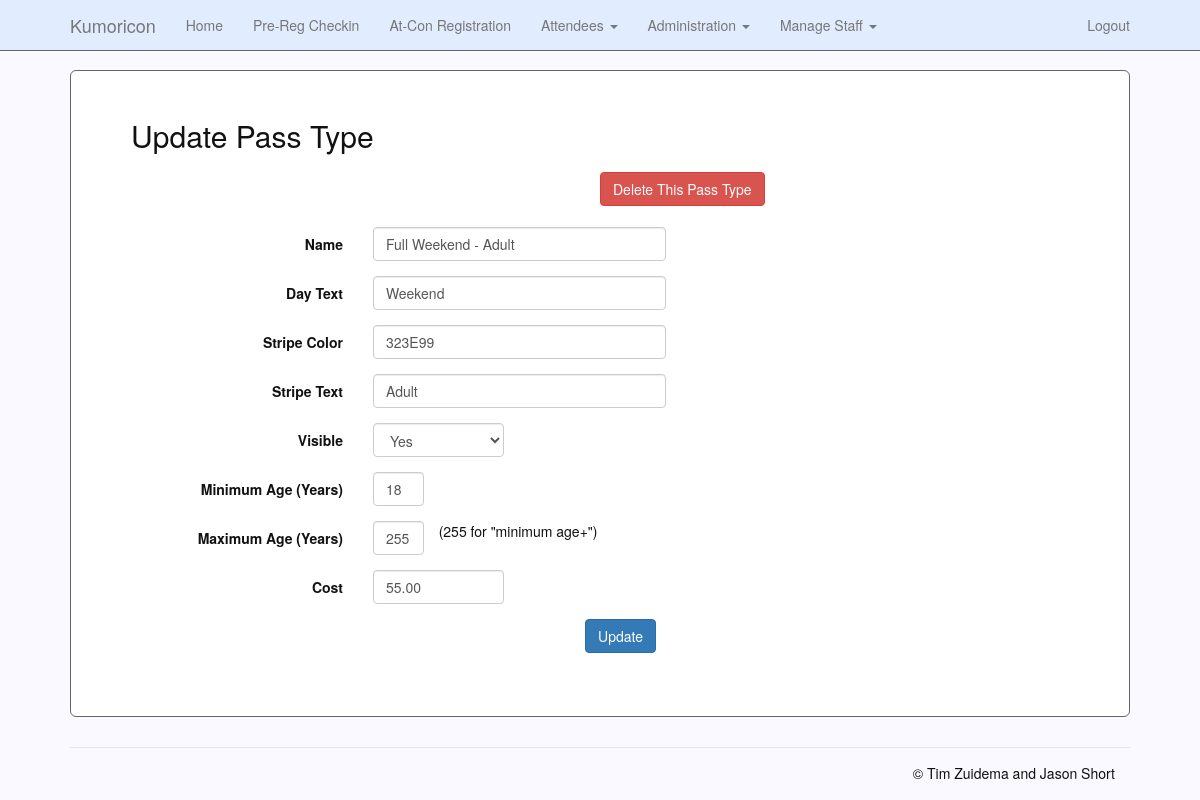
The app's page /site/admin/pass_type_update.php?id=1 (signed in) with its own data.
### tables this page shows
CREATE TABLE pass_types
(
    id                  INT UNSIGNED PRIMARY KEY NOT NULL AUTO_INCREMENT,
    name                VARCHAR(250) NOT NULL,
    day_text            CHAR(10) COMMENT 'Friday, Saturday, VIP, etc',
    stripe_color        CHAR(7) NOT NULL COMMENT 'HTML color code for badge stripe',
    stripe_text         CHAR(10) NOT NULL COMMENT 'Message printed in badge stripe',
    visible             CHAR(1) DEFAULT 'Y' COMMENT 'Y or N',
    min_age             TINYINT UNSIGNED NOT NULL COMMENT 'Minimum age in years',
    max_age             TINYINT UNSIGNED NOT NULL COMMENT 'Max age in years',
    cost                DECIMAL(7,2) NOT NULL
);

### site/includes/functions.php (called while the page is built, shortened)
<?php
$conn = getDBConnection();
function getDBConnection() {
	$db_hostname = "localhost";
	$db_name = "registration";
	$db_user = "kumo_rw";
	$db_password = "CHANGEME";
	try {
		$conn = new PDO('mysql:host=' . $db_hostname . ';dbname=' . $db_name, $db_user, $db_password);
		$conn->setAttribute(PDO::ATTR_ERRMODE, PDO::ERRMODE_EXCEPTION);
	} catch(PDOException $e) {
		echo 'ERROR: ' . $e->getMessage();
		die();
	}
	return $conn;
}
function getPassType($id) {
	global $conn;
	$stmt = $conn->prepare("SELECT * FROM pass_types WHERE id = :id LIMIT 1");
	$stmt->execute(array('id'=>$id));
	$stmt->setFetchMode(PDO::FETCH_CLASS, "PassType");
	return $stmt->fetch();
}

### site/admin/pass_type_update.php (the view, shortened to what this page needs)
<?php
require_once('../includes/functions.php');
if (isset($_GET['id'])) {
    $passType = getPassType($_GET['id']);
} elseif (isset($_POST["action"]) && $_POST["action"] == "delete") {
    passTypeDelete($_POST['id']);
    logMessage($_SESSION['username'], 150, "Deleted pass type " . $_POST['name']);
    redirect("/admin/pass_type_list.php");
} else {
    $passType = new PassType();
}
?>
<!DOCTYPE html>
<html lang="en">
<head>
    <link href="../assets/dist/css/bootstrap.min.css" rel="stylesheet">
    <link href="../assets/css/navbar-fixed-top.css" rel="stylesheet">
</head>
<body>
<?php require '../includes/template/navigationBar.php'; ?>
<div class="container">
    <div class="jumbotron">
        <h2>Update Pass Type</h2>
        <div class="col-sm-6 text-right">
        </div>
        <?php if ($passType->id != '') { ?>
        <form action="/admin/pass_type_update.php" method="post" class="form-horizontal">
            <input type="submit" class="btn btn-danger" value="Delete This Pass Type" />
        </form><br>
        <?php } ?>
        <div class="col-sm-10"> </div>
        <form action="/admin/pass_type_update.php" method="post" class="form-horizontal">
            <div class="form-group">
                <label for="Name" class="col-sm-3 control-label">Name</label>
                <div class="col-sm-4">
                    <input type="text" class="form-control" name="name" id="name"
                           placeholder="Name" maxlength="250" required="required"
                           value="<?php echo $passType->name; ?>">
                </div>
            </div>
            <div class="form-group">
                <label for="day_text" class="col-sm-3 control-label">Day Text</label>
                <div class="col-sm-4">
                    <input type="text" class="form-control" name="day_text" id="day_text"
                           placeholder="Weekend/Friday/Saturday/etc" maxlength="10" required="required"
                           value="<?php echo $passType->day_text; ?>">
                </div>
            </div>
            <div class="form-group">
                <label for="stripe_color" class="col-sm-3 control-label">Stripe Color</label>
                <div class="col-sm-4">
                    <input type="text" class="form-control" name="stripe_color" id="stripe_color"
                           placeholder="323E99" maxlength="6" required="required"
                           value="<?php echo $passType->stripe_color; ?>">
                </div>
            </div>
            <div class="form-group">
                <label for="stripe_text" class="col-sm-3 control-label">Stripe Text</label>
                <div class="col-sm-4">
                    <input type="text" class="form-control" name="stripe_text" id="stripe_text"
                           placeholder="Adult/Youth/Child" maxlength="10" required="required"
                           value="<?php echo $passType->stripe_text; ?>">
                </div>
            </div>
            <div class="form-group">
                <label for="visible" class="col-sm-3 control-label">Visible</label>
                <div class="col-sm-2">
                    <select name="visible" class="form-control">
                        <option value="Y" <?php if ($passType->visible == "Y") { echo " SELECTED"; } ?>>Yes</option>
                    </select>
                </div>
            </div>
            <div class="form-group">
                <label for="min_age" class="col-sm-3 control-label">Minimum Age (Years)</label>
                <div class="col-sm-1">
                    <input type="text" class="form-control" name="min_age" id="min_age"
                           placeholder="minimum age" maxlength="3" required="required"
                           value="<?php echo $passType->min_age; ?>">
                </div>
            </div>
            <div class="form-group">
                <label for="max_age" class="col-sm-3 control-label">Maximum Age (Years)</label>
                <div class="col-sm-1">
                    <input type="text" class="form-control" name="max_age" id="max_age"
                           placeholder="maximum age" maxlength="3" required="required"
                           value="<?php echo $passType->max_age; ?>">
                </div>
                (255 for "minimum age+")
            </div>
            <div class="form-group">
                <label for="cost" class="col-sm-3 control-label">Cost</label>
                <div class="col-sm-2">
                    <input type="text" class="form-control" name="cost" id="cost"
                           placeholder="0.00" maxlength="8" required="required"
                           min="0" max="99999"
                           value="<?php echo $passType->cost; ?>">
                </div>
            </div>
            <div class="form-group">
                <div class="col-sm-offset-2 col-sm-4">
                    <button name="create" type="submit" class="btn btn-primary col-sm-offset-12" value="Update">Update</button>
                </div>
            </div>
        </form>
    </div>
    <?php require '../includes/template/footer.php' ?>
</div>
</body>
</html>

### site/assets/css/navbar-fixed-top.css (style rules this page uses)
body { padding-top: 70px; background-color: #F9F9FF; color: #111; }
.container { padding-left: 10px !important; padding-right: 10px !important; margin-left: auto; margin-right: auto; width: 90%; }
.jumbotron { color: #111; background-color: #FFFFFF; min-height: 600px; border: 1px solid #666; }
h2 { margin-top: 0px !important; margin-bottom: 20px !important; }

### records on screen
pass_types: name "Full Weekend - Adult", day_text "Weekend", stripe_color "323E99", stripe_text "Adult", min_age "18", max_age "255", cost "55.00"
